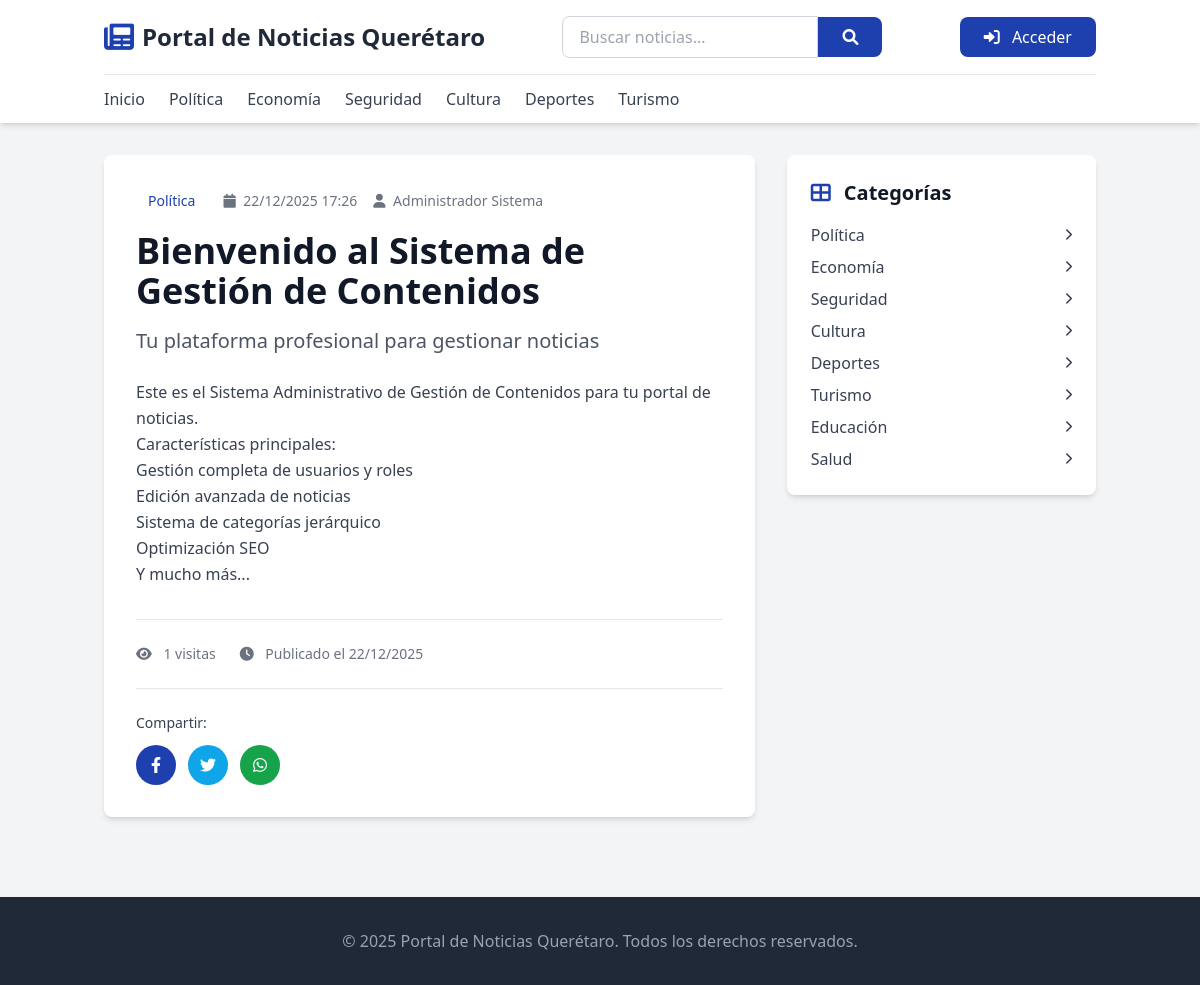
Page /noticia_detalle.php?slug=bienvenido-sistema-gestion-contenidos on the committed database.
### tables this page shows
CREATE TABLE IF NOT EXISTS `configuracion` (
  `id` int(11) NOT NULL AUTO_INCREMENT,
  `clave` varchar(100) NOT NULL,
  `valor` text,
  `tipo` varchar(50) DEFAULT 'texto',
  `grupo` varchar(50) DEFAULT 'general',
  `descripcion` varchar(255) DEFAULT NULL,
  PRIMARY KEY (`id`),
  UNIQUE KEY `clave` (`clave`)
);

CREATE TABLE IF NOT EXISTS `categorias` (
  `id` int(11) NOT NULL AUTO_INCREMENT,
  `nombre` varchar(100) NOT NULL,
  `slug` varchar(100) NOT NULL,
  `descripcion` text,
  `padre_id` int(11) DEFAULT NULL,
  `orden` int(11) DEFAULT 0,
  `visible` tinyint(1) DEFAULT 1,
  `editor_responsable_id` int(11) DEFAULT NULL,
  `fecha_creacion` datetime DEFAULT CURRENT_TIMESTAMP,
  `fecha_modificacion` datetime DEFAULT CURRENT_TIMESTAMP ON UPDATE CURRENT_TIMESTAMP,
  PRIMARY KEY (`id`),
  UNIQUE KEY `slug` (`slug`),
  KEY `padre_id` (`padre_id`),
  KEY `editor_responsable_id` (`editor_responsable_id`)
);

CREATE TABLE IF NOT EXISTS `noticias` (
  `id` int(11) NOT NULL AUTO_INCREMENT,
  `titulo` varchar(255) NOT NULL,
  `subtitulo` varchar(255) DEFAULT NULL,
  `slug` varchar(255) NOT NULL,
  `contenido` longtext NOT NULL,
  `resumen` text,
  `tags` varchar(500) DEFAULT NULL,
  `autor_id` int(11) NOT NULL,
  `categoria_id` int(11) NOT NULL,
  `imagen_destacada` varchar(255) DEFAULT NULL,
  `estado` enum('borrador','revision','aprobado','publicado','rechazado','archivado') DEFAULT 'borrador',
  `destacado` tinyint(1) DEFAULT 0,
  `orden_destacado` int(11) DEFAULT 0,
  `visitas` int(11) DEFAULT 0,
  `permitir_comentarios` tinyint(1) DEFAULT 1,
  `fecha_publicacion` datetime DEFAULT NULL,
  `fecha_programada` datetime DEFAULT NULL,
  `fecha_creacion` datetime DEFAULT CURRENT_TIMESTAMP,
  `fecha_modificacion` datetime DEFAULT CURRENT_TIMESTAMP ON UPDATE CURRENT_TIMESTAMP,
  `modificado_por` int(11) DEFAULT NULL,
  `version` int(11) DEFAULT 1,
  PRIMARY KEY (`id`),
  UNIQUE KEY `slug` (`slug`),
  KEY `autor_id` (`autor_id`),
  KEY `categoria_id` (`categoria_id`),
  KEY `estado` (`estado`),
  KEY `fecha_publicacion` (`fecha_publicacion`),
  KEY `destacado` (`destacado`)
);

CREATE TABLE IF NOT EXISTS `usuarios` (
  `id` int(11) NOT NULL AUTO_INCREMENT,
  `nombre` varchar(100) NOT NULL,
  `apellidos` varchar(100) NOT NULL,
  `email` varchar(100) NOT NULL,
  `password` varchar(255) NOT NULL,
  `rol_id` int(11) NOT NULL,
  `activo` tinyint(1) DEFAULT 1,
  `intentos_fallidos` int(11) DEFAULT 0,
  `ultimo_acceso` datetime DEFAULT NULL,
  `fecha_creacion` datetime DEFAULT CURRENT_TIMESTAMP,
  `fecha_modificacion` datetime DEFAULT CURRENT_TIMESTAMP ON UPDATE CURRENT_TIMESTAMP,
  `creado_por` int(11) DEFAULT NULL,
  PRIMARY KEY (`id`),
  UNIQUE KEY `email` (`email`),
  KEY `rol_id` (`rol_id`)
);

### config/bootstrap.php (called while the page is built, shortened)
<?php
spl_autoload_register(function ($class) {
    $paths = [
        __DIR__ . '/../config/',
        __DIR__ . '/../app/models/',
        __DIR__ . '/../app/controllers/',
    ];
    foreach ($paths as $path) {
        $file = $path . $class . '.php';
        if (file_exists($file)) {
            return;
        }
    }
});
function url($path = '') {
    return BASE_URL . '/' . ltrim($path, '/');
}
function e($string) {
    return htmlspecialchars($string ?? '', ENT_QUOTES, 'UTF-8');
}
function sanitizeHtml($html) {
    $allowedTags = '<p><br><strong><b><em><i><u><ul><ol><li><h1><h2><h3><h4><h5><h6><blockquote><table><thead><tbody><tr><th><td><div><span>';
    $html = strip_tags($html, $allowedTags);
    $html = preg_replace('/\s*on\w+\s*=\s*["\'][^"\']*["\']/i', '', $html);
    $html = preg_replace('/(href|src)\s*=\s*["\']javascript:[^"\']*["\']/i', '', $html);
    $html = preg_replace('/(href|src)\s*=\s*["\']data:[^"\']*["\']/i', '', $html);
    return $html;
}

### config/Database.php (called while the page is built, shortened)
<?php
class Database {
    private static $instance = null;
    private $connection;
    private function __construct() {
        try {
            $dsn = "mysql:host=" . DB_HOST . ";dbname=" . DB_NAME . ";charset=" . DB_CHARSET;
            $options = [
                PDO::ATTR_ERRMODE => PDO::ERRMODE_EXCEPTION,
                PDO::ATTR_DEFAULT_FETCH_MODE => PDO::FETCH_ASSOC,
                PDO::ATTR_EMULATE_PREPARES => false,
            ];
            $this->connection = new PDO($dsn, DB_USER, DB_PASS, $options);
        } catch (PDOException $e) {
            die("Error de conexión: " . $e->getMessage());
        }
    }
    public static function getInstance() {
        if (self::$instance === null) {
            self::$instance = new self();
        }
        return self::$instance;
    }
    public function getConnection() {
        return $this->connection;
    }
}

### app/models/Configuracion.php (called while the page is built, shortened)
<?php
class Configuracion {
    private $db;
    private $table = 'configuracion';
    public function __construct() {
        $this->db = Database::getInstance()->getConnection();
    }
    public function getByGrupo($grupo) {
        $query = "SELECT * FROM {$this->table} WHERE grupo = :grupo ORDER BY clave";
        $stmt = $this->db->prepare($query);
        $stmt->execute(['grupo' => $grupo]);
        $result = [];
        foreach ($stmt->fetchAll() as $row) {
            $result[$row['clave']] = $row;
        }
        return $result;
    }
}

### app/models/Noticia.php (called while the page is built, shortened)
<?php
class Noticia {
    private $db;
    private $table = 'noticias';
    public function __construct() {
        $this->db = Database::getInstance()->getConnection();
    }
    public function getBySlug($slug) {
        $query = "SELECT n.*, u.nombre as autor_nombre, u.apellidos as autor_apellidos,
                         c.nombre as categoria_nombre
                  FROM {$this->table} n
                  INNER JOIN usuarios u ON n.autor_id = u.id
                  INNER JOIN categorias c ON n.categoria_id = c.id
                  WHERE n.slug = :slug";
        $stmt = $this->db->prepare($query);
        $stmt->execute(['slug' => $slug]);
        return $stmt->fetch();
    }
}

### app/models/Categoria.php (called while the page is built, shortened)
<?php
class Categoria {
    private $db;
    private $table = 'categorias';
    public function __construct() {
        $this->db = Database::getInstance()->getConnection();
    }
    public function getParents($visible = null) {
        $query = "SELECT c.*,
                         (SELECT COUNT(*) FROM categorias WHERE padre_id = c.id) as subcategorias_count
                  FROM {$this->table} c
                  WHERE c.padre_id IS NULL";
        if ($visible !== null) {
            $query .= " AND c.visible = :visible";
        }
        $query .= " ORDER BY c.orden ASC, c.nombre ASC";
        $stmt = $this->db->prepare($query);
        if ($visible !== null) {
            $stmt->execute(['visible' => $visible]);
        } else {
            $stmt->execute();
        }
        return $stmt->fetchAll();
    }
}

### noticia_detalle.php (the view, shortened to what this page needs)
<?php
require_once __DIR__ . '/config/bootstrap.php';
$noticiaModel = new Noticia();
$categoriaModel = new Categoria();
$configuracionModel = new Configuracion();
$slug = $_GET['slug'] ?? '';
$noticia = $noticiaModel->getBySlug($slug);
$categorias = $categoriaModel->getParents(1);
$configGeneral = $configuracionModel->getByGrupo('general');
$nombreSitio = $configGeneral['nombre_sitio']['valor'] ?? 'Portal de Noticias Querétaro';
$logoSitio = $configGeneral['logo_sitio']['valor'] ?? null;
?>
<!DOCTYPE html>
<html lang="es">
<head>
    <script src="https://cdn.tailwindcss.com"></script>
    <link rel="stylesheet" href="https://cdnjs.cloudflare.com/ajax/libs/font-awesome/6.0.0/css/all.min.css">
</head>
<body class="bg-gray-100">
    <header class="bg-white shadow-md">
        <div class="container mx-auto px-4">
            <div class="flex justify-between items-center py-4">
                <div class="flex items-center space-x-2">
                    <?php if ($logoSitio): ?>
                    <a href="<?php echo url('index.php'); ?>">
                        <img src="<?php echo e(BASE_URL . $logoSitio); ?>" alt="<?php echo e($nombreSitio); ?>" class="h-10">
                    </a>
                    <?php else: ?>
                    <i class="fas fa-newspaper text-3xl text-blue-600"></i>
                    <?php endif; ?>
                    <h1 class="text-2xl font-bold text-gray-800">
                        <a href="<?php echo url('index.php'); ?>"><?php echo e($nombreSitio); ?></a>
                    </h1>
                </div>
                <form method="GET" action="<?php echo url('buscar.php'); ?>" class="flex items-center">
                    <input type="text" name="q" placeholder="Buscar noticias..."
                           class="border border-gray-300 rounded-l-lg px-4 py-2 focus:outline-none focus:ring-2 focus:ring-blue-500 w-64">
                    <button type="submit" class="bg-blue-600 text-white px-6 py-2 rounded-r-lg hover:bg-blue-700 transition-colors">
                        <i class="fas fa-search"></i>
                    </button>
                </form>
                <a href="<?php echo url('login.php'); ?>" class="bg-blue-600 text-white px-6 py-2 rounded-lg hover:bg-blue-700 transition-colors">
                    <i class="fas fa-sign-in-alt mr-2"></i>
                    Acceder
                </a>
            </div>
            <nav class="border-t border-gray-200 py-3">
                <ul class="flex space-x-6">
                    <li><a href="<?php echo url('index.php'); ?>" class="text-gray-700 hover:text-blue-600 font-medium">Inicio</a></li>
                    <?php foreach (array_slice($categorias, 0, 6) as $cat): ?>
                    <li><a href="<?php echo url('index.php?categoria=' . $cat['id']); ?>" class="text-gray-700 hover:text-blue-600"><?php echo e($cat['nombre']); ?></a></li>
                    <?php endforeach; ?>
                </ul>
            </nav>
        </div>
    </header>
    <main class="container mx-auto px-4 py-8">
        <div class="grid grid-cols-1 lg:grid-cols-3 gap-8">
            <div class="lg:col-span-2">
                <article class="bg-white rounded-lg shadow-md overflow-hidden">
                    <div class="p-8">
                        <div class="flex items-center text-sm text-gray-500 mb-4">
                            <span class="bg-blue-100 text-blue-800 px-3 py-1 rounded-full font-medium">
                                <?php echo e($noticia['categoria_nombre']); ?>
                            </span>
                            <span class="ml-4">
                                <i class="fas fa-calendar mr-1"></i>
                                <?php echo date('d/m/Y H:i', strtotime($noticia['fecha_publicacion'] ?? $noticia['fecha_creacion'])); ?>
                            </span>
                            <span class="ml-4">
                                <i class="fas fa-user mr-1"></i>
                                <?php echo e($noticia['autor_nombre'] . ' ' . $noticia['autor_apellidos']); ?>
                            </span>
                        </div>
                        <h1 class="text-4xl font-bold text-gray-900 mb-4">
                            <?php echo e($noticia['titulo']); ?>
                        </h1>
                        <?php if ($noticia['subtitulo']): ?>
                        <p class="text-xl text-gray-600 mb-6">
                            <?php echo e($noticia['subtitulo']); ?>
                        </p>
                        <?php endif; ?>
                        <div class="prose max-w-none text-gray-700 leading-relaxed">
                            <?php echo sanitizeHtml($noticia['contenido']); ?>
                        </div>
                        <div class="mt-8 pt-6 border-t border-gray-200">
                            <div class="flex items-center text-sm text-gray-500">
                                <span class="mr-6">
                                    <i class="fas fa-eye mr-2"></i>
                                    <?php echo number_format($noticia['visitas'] + 1); ?> visitas
                                </span>
                                <span>
                                    <i class="fas fa-clock mr-2"></i>
                                    Publicado el <?php echo date('d/m/Y', strtotime($noticia['fecha_publicacion'] ?? $noticia['fecha_creacion'])); ?>
                                </span>
                            </div>
                        </div>
                        <div class="mt-6 pt-6 border-t border-gray-200">
                            <p class="text-sm font-medium text-gray-700 mb-3">Compartir:</p>
                            <div class="flex space-x-3">
                                <a href="https://www.facebook.com/sharer/sharer.php?u=<?php echo urlencode(url('noticia_detalle.php?slug=' . $noticia['slug'])); ?>"
                                   target="_blank"
                                   class="inline-flex items-center justify-center w-10 h-10 bg-blue-600 text-white rounded-full hover:bg-blue-700">
                                    <i class="fab fa-facebook-f"></i>
                                </a>
                                <a href="https://twitter.com/intent/tweet?url=<?php echo urlencode(url('noticia_detalle.php?slug=' . $noticia['slug'])); ?>&text=<?php echo urlencode($noticia['titulo']); ?>"
                                   target="_blank"
                                   class="inline-flex items-center justify-center w-10 h-10 bg-sky-500 text-white rounded-full hover:bg-sky-600">
                                    <i class="fab fa-twitter"></i>
                                </a>
                                <a href="https://wa.me/?text=<?php echo urlencode($noticia['titulo'] . ' ' . url('noticia_detalle.php?slug=' . $noticia['slug'])); ?>"
                                   target="_blank"
                                   class="inline-flex items-center justify-center w-10 h-10 bg-green-600 text-white rounded-full hover:bg-green-700">
                                    <i class="fab fa-whatsapp"></i>
                                </a>
                            </div>
                        </div>
                    </div>
                </article>
            </div>
            <div class="lg:col-span-1">
                <div class="bg-white rounded-lg shadow-md p-6">
                    <h3 class="text-xl font-bold text-gray-900 mb-4">
                        <i class="fas fa-th-large text-blue-600 mr-2"></i>
                        Categorías
                    </h3>
                    <ul class="space-y-2">
                        <?php foreach ($categorias as $cat): ?>
                        <li>
                            <a href="<?php echo url('index.php?categoria=' . $cat['id']); ?>"
                               class="text-gray-700 hover:text-blue-600 flex items-center justify-between">
                                <span><?php echo e($cat['nombre']); ?></span>
                                <i class="fas fa-chevron-right text-xs"></i>
                            </a>
                        </li>
                        <?php endforeach; ?>
                    </ul>
                </div>
            </div>
        </div>
    </main>
    <footer class="bg-gray-800 text-white mt-12 py-8">
        <div class="container mx-auto px-4">
            <div class="text-center text-gray-400">
                <p>&copy; <?php echo date('Y'); ?> Portal de Noticias Querétaro. Todos los derechos reservados.</p>
            </div>
        </div>
    </footer>
</body>
</html>

### rows in the picture
configuracion: valor "Portal de Noticias Querétaro"
categorias: nombre "Política"
categorias: nombre "Economía"
categorias: nombre "Seguridad"
categorias: nombre "Cultura"
categorias: nombre "Deportes"
categorias: nombre "Turismo"
noticias: categoria.nombre "Política", fecha_publicacion "22/12/2025 17:26", autor.apellidos "Administrador Sistema", titulo "Bienvenido al Sistema de Gestión de Contenidos", subtitulo "Tu plataforma profesional para gestionar noticias", contenido "Este es el Sistema Administrativo de Gestión de Contenidos para tu portal de noticias. Características principales: Gestión completa de usuarios y roles Edición avanzada de noticias Sistema de categorías jerárquico Optimización SEO Y mucho más...", $noticia['visitas'] + 1 "1", fecha_publicacion "22/12/2025"
categorias: nombre "Educación"
categorias: nombre "Salud"
